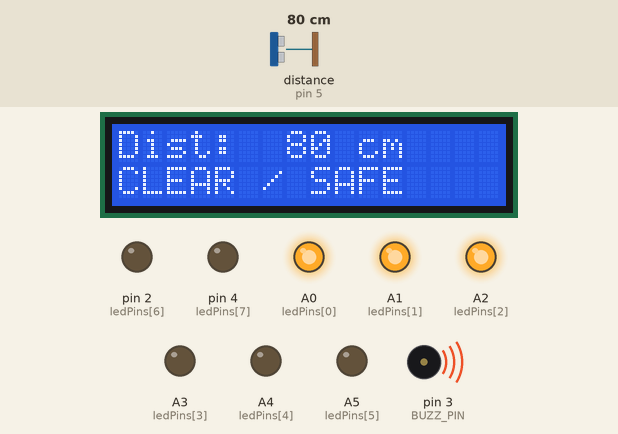
Recording of a program running on a simulated Arduino Uno, built with avr-gcc and run on an emulated ATmega328P. Parts: 16×2 character LCD, output pins drawn as LEDs (lit = HIGH), buzzer (waves = sounding). Wiring (inferred from the names in the program): ultrasonic range finder: trigger pin 6; echo pin 5. Inputs (shaded band) come from the test bench; at power-on: distance to the obstacle (sensor on pin 5) 80 cm. The echo pulse lasts 58.3 µs per cm; pins used as bus, display or sensor lines are not drawn; what the program prints to the serial monitor is not drawn.

Above: at 2.4 s.
2.5 s: distance to the obstacle (sensor on pin 5) set to 66 cm
At 2.89 s:
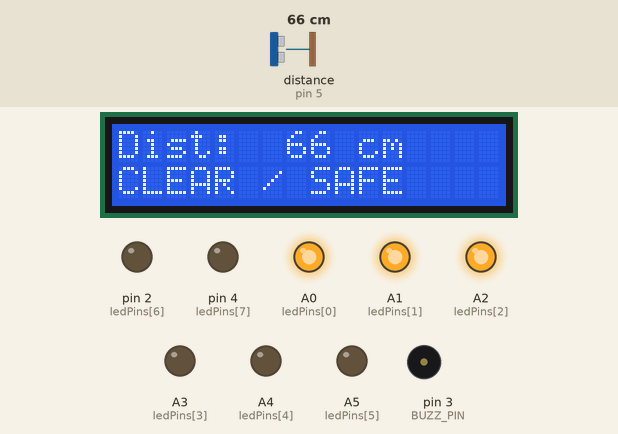
4.0 s: distance to the obstacle (sensor on pin 5) set to 57 cm
At 4.76 s:
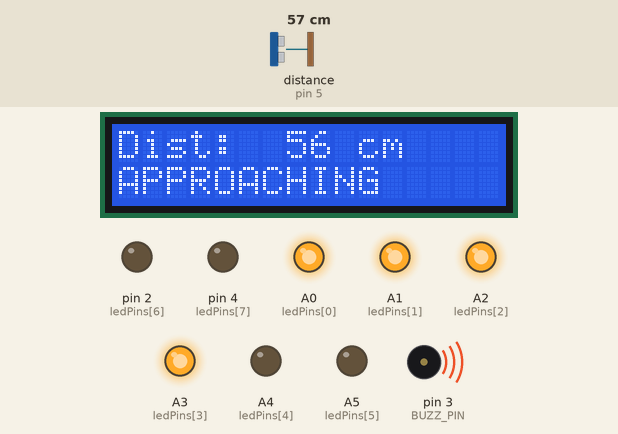
6.0 s: distance to the obstacle (sensor on pin 5) set to 2 cm
At 6.8 s:
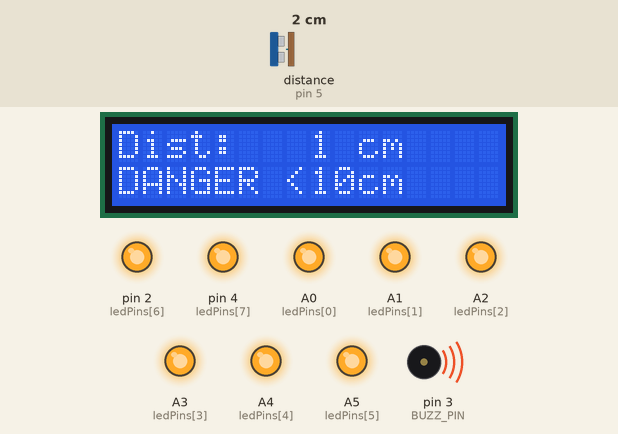
7.5 s: distance to the obstacle (sensor on pin 5) set to 18 cm
At 7.6 s:
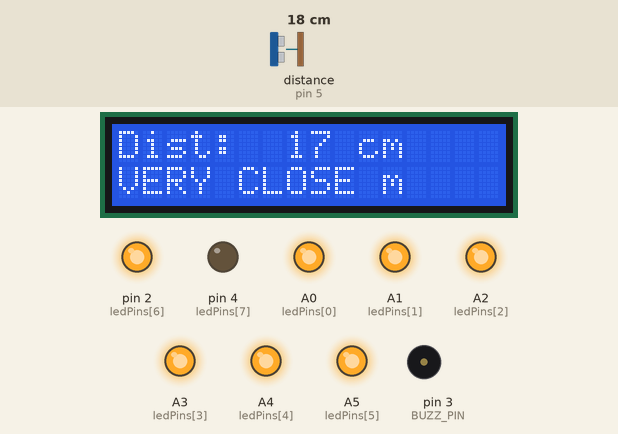
9.4 s: distance to the obstacle (sensor on pin 5) set to 35 cm
At 9.94 s:
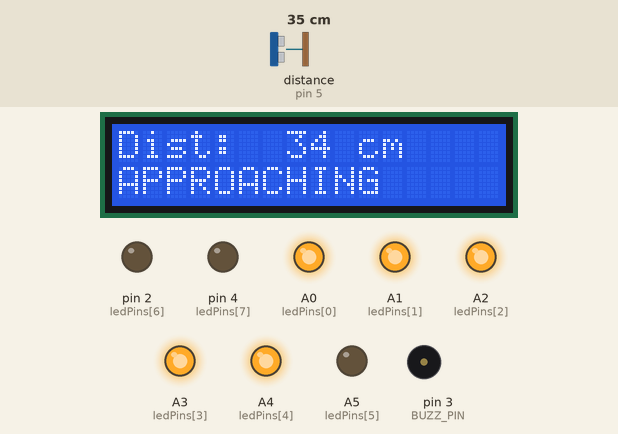
11.3 s: distance to the obstacle (sensor on pin 5) set to 250 cm
At 12.1 s:
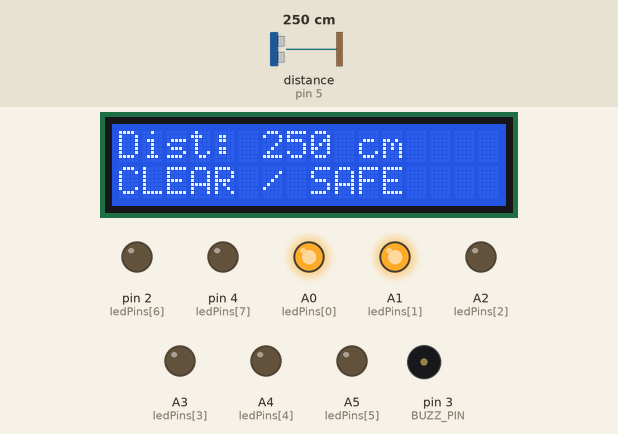
Timing chart, 0 to 15.3 s (numbered marks = the images above; inputs shaded):
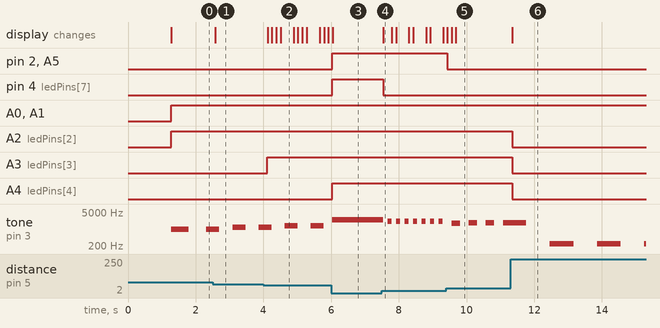

The program:

main.cpp
```cpp
#include <LiquidCrystal.h>
// ------------------ PINOS ------------------
#define TRIG_PIN 6
#define ECHO_PIN 5
#define BUZZ_PIN 3
// LCD: RS, E, D4, D5, D6, D7
LiquidCrystal lcd(12, 11, 10, 9, 8, 7);
// Barra LEDs (8)
const uint8_t ledPins[8] = {A0, A1, A2, A3, A4, A5, 2, 4};
// 0-3 verdes, 4-5 amarelos, 6-7 vermelhos
// ------------------ PARAMETROS ------------------
const int DIST_MIN_CM = 10; // vermelho crítico
const int DIST_MAX_CM = 120; // acima disto consideramos "longe"
// controlo de "beeps"
unsigned long tBeep = 0;
bool beepState = false;
// ------------------ FUNCOES ------------------
long lerDistanciaCm() {
 // Pulso TRIG
 digitalWrite(TRIG_PIN, LOW);
 delayMicroseconds(5);
 digitalWrite(TRIG_PIN, HIGH);
 delayMicroseconds(10);
 digitalWrite(TRIG_PIN, LOW);
 // Timeout 30 ms (~5 m)
 unsigned long dur = pulseIn(ECHO_PIN, HIGH, 30000UL);
 if (dur == 0) return -1; // sem eco
 // cm = us / 58 (aprox.)
 long cm = (long)(dur / 58UL);
 return cm;
}
void setBarLevel(uint8_t level) {
 // level 0..8 (quantos LEDs acesos)
 for (uint8_t i = 0; i < 8; i++) { digitalWrite(ledPins[i], (i < level) ? HIGH : LOW);
 }
}
uint8_t distanciaParaNivel(long cm) {
 // voímetro: quanto mais perto, mais LEDs
 if (cm < 0) return 0;
 if (cm > 80) return 2; // muito longe: 2 verdes
 if (cm > 60) return 3;
 if (cm > 45) return 4; // verdes “cheios”
 if (cm > 30) return 5; // começa amarelo
 if (cm > 20) return 6; // amarelo mais forte
 if (cm > 10) return 7; // entra vermelho
 return 8; // <10 cm: vermelho máximo
}
void buzzerControl(long cm) {
 if (cm < 0) { // sem eco
 noTone(BUZZ_PIN);
 beepState = false;
 return;
 }
 long d = cm;
 if (d < 1) d = 1;
 if (d > DIST_MAX_CM) d = DIST_MAX_CM;
 // frequência (grave -> agudo) ao aproximar
 int freq = map((int)d, DIST_MAX_CM, DIST_MIN_CM, 250, 2200);
 if (freq < 200) freq = 200;
 if (freq > 2500) freq = 2500;
 // ritmo do beep (ms) ao aproximar
 int period = map((int)d, DIST_MAX_CM, DIST_MIN_CM, 600, 80);
 if (period < 60) period = 60;
 // zona crítica: <10 cm -> tom contínuo
 if (cm <= DIST_MIN_CM) {
 tone(BUZZ_PIN, 2400);
 beepState = true;
 return;
 }
 // beeping
 unsigned long now = millis();
 if (now - tBeep >= (unsigned long)period) {
 tBeep = now;
 beepState = !beepState;
 if (beepState) tone(BUZZ_PIN, freq);
 else noTone(BUZZ_PIN);
 }
}
void mostrarLCD(long cm, uint8_t nivel) {
 lcd.setCursor(0, 0);
 lcd.print("Dist: ");
 if (cm < 0) {
 lcd.print("---- cm ");
 } else {
 if (cm < 100) lcd.print(" ");
 if (cm < 10) lcd.print(" ");
 lcd.print(cm);
 lcd.print(" cm ");
 }
 lcd.setCursor(0, 1);
 if (cm < 0) {
 lcd.print("NO ECHO / CHECK ");
 } else if (cm <= 10) {
 lcd.print("DANGER <10cm ");
 } else if (cm <= 20) {
 lcd.print("VERY CLOSE ");
 } else if (cm <= 60) {
 lcd.print("APPROACHING ");
 } else {
 lcd.print("CLEAR / SAFE ");
 }
}
void mostrarSerial(long cm, uint8_t nivel) {
 Serial.print("Distance(cm): ");
 Serial.print(cm);
 Serial.print(" | LED level: ");
 Serial.print(nivel);
 Serial.print(" | Status: ");
 if (cm < 0) Serial.println("NO ECHO");
 else if (cm <= 10) Serial.println("DANGER");
 else if (cm <= 20) Serial.println("VERY CLOSE");
 else if (cm <= 60) Serial.println("APPROACHING");
 else Serial.println("SAFE");

}
// ------------------ SETUP / LOOP ------------------
void setup() {
 Serial.begin(9600);
 pinMode(TRIG_PIN, OUTPUT);
 pinMode(ECHO_PIN, INPUT);
 pinMode(BUZZ_PIN, OUTPUT);
 for (uint8_t i = 0; i < 8; i++) {
 pinMode(ledPins[i], OUTPUT);
 digitalWrite(ledPins[i], LOW);
 }
 lcd.begin(16, 2);
 lcd.clear();
 lcd.print("EV Parking Sensor");
 lcd.setCursor(0, 1);
 lcd.print("Ultrasonic + LEDs");
 delay(1200);
 lcd.clear();
}
void loop() {
 long cm = lerDistanciaCm();
 uint8_t nivel = distanciaParaNivel(cm);
 setBarLevel(nivel);
 buzzerControl(cm);
 mostrarLCD(cm, nivel);
 mostrarSerial(cm, nivel);
 delay(120);
}
```

Measured:
- the behaviour switches between 61 and 60 cm on distance to the obstacle (sensor on pin 5) (found by bisection; images 1 and 2)
- after the input at 2.5 s, the display: changes after 0.08 s (image 1)
- after the input at 4.0 s, A3 (ledPins[3]): LOW → HIGH after 0.12 s; the display: first changes after 0.12 s (image 2 shows a later state)
- after the input at 6.0 s, pin 2 (ledPins[6]), pin 4 (ledPins[7]), A4 (ledPins[4]), A5 (ledPins[5]): LOW → HIGH at once; the display: changes at once (image 3)
- after the input at 7.5 s, pin 4 (ledPins[7]): HIGH → LOW at once; tone on pin 3 (BUZZ_PIN): alternates 2075 Hz for 0.13 s and silent for 0.13 s, starting at once; the display: changes at once (image 4)
- after the input at 9.4 s, pin 2 (ledPins[6]), A5 (ledPins[5]): HIGH → LOW at once; the display: changes at once (image 5)
- after the input at 11.3 s, A2 (ledPins[2]), A3 (ledPins[3]), A4 (ledPins[4]): HIGH → LOW at once; tone on pin 3 (BUZZ_PIN): alternates 250 Hz for 0.70 s and silent for 0.70 s, starting after 0.46 s; the display: changes after 0.05 s (image 6)
- by itself, tone on pin 3 (BUZZ_PIN): alternates 1384 Hz for 0.38 s and silent for 0.38 s
